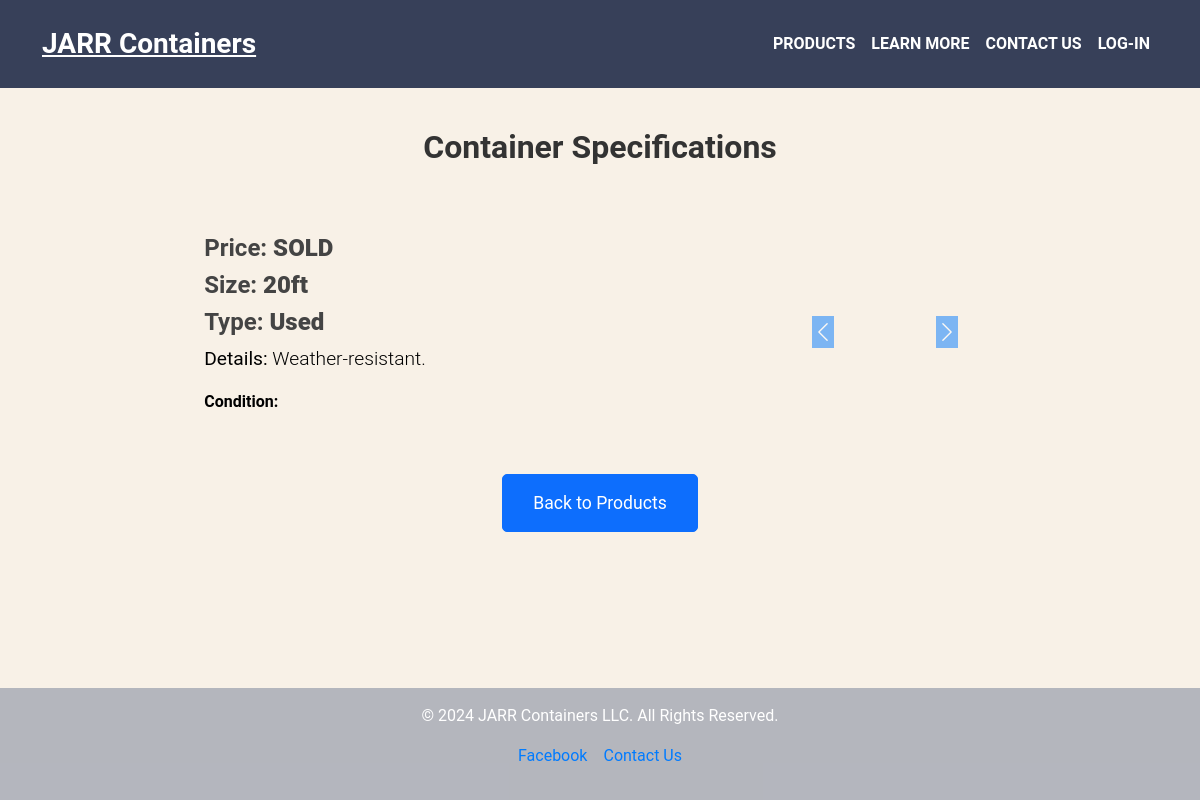
The app's page /products/3 with its own data.
### app.py (models this page shows, shortened)
class Container(db.Model):
    id = db.Column(db.Integer, primary_key=True)
    image1 = db.Column(db.String(200), nullable=True)
    image2 = db.Column(db.String(200), nullable=True)
    image3 = db.Column(db.String(200), nullable=True)
    image4 = db.Column(db.String(200), nullable=True)
    image5 = db.Column(db.String(200), nullable=True)
    price = db.Column(db.String(50), nullable=False)
    size = db.Column(db.String(50), nullable=False)
    type = db.Column(db.String(50), nullable=False)
    details = db.Column(db.Text, nullable=False)

### app.py (the view)
@app.route('/products/<int:container_id>')
def product_specifications(container_id):
    container = Container.query.get_or_404(container_id)
    return render_template('specifications.html', container=container)

### templates/specifications.html (shortened to what this page needs)
{% extends "base.html" %}
{% block content %}
<div class="container py-5">
    <h2 class="text-center mb-5">Container Specifications</h2>
    <div class="row mb-4">
        <div class="col-md-6 d-flex justify-content-center align-items-center">
            <div>
                <h4 class="font-weight-bold">Price: <strong>{{ container.price }}</strong></h4>
                <h4 class="font-weight-bold">Size: <strong>{{ container.size }}</strong></h4>
                <h4 class="font-weight-bold">Type: <strong>{{ container.type }}</strong></h4>
                <p class="lead"><strong>Details:</strong> {{ container.details }}</p>
                <p><strong>Condition:</strong> {{ container.condition }}</p>
            </div>
        </div>
        <div class="col-md-6 d-flex justify-content-center">
            <div id="imageCarousel" class="carousel slide" data-bs-ride="carousel">
                <div class="carousel-inner">
                    {% for i in range(1, 6) %}
                        {% if container['image' ~ i] %}
                            <div class="carousel-item {% if i == 1 %}active{% endif %}">
                            </div>
                        {% endif %}
                    {% endfor %}
                </div>
                <button class="carousel-control-prev" type="button" data-bs-target="#imageCarousel" data-bs-slide="prev">
                    <span class="carousel-control-prev-icon" aria-hidden="true"></span>
                </button>
                <button class="carousel-control-next" type="button" data-bs-target="#imageCarousel" data-bs-slide="next">
                    <span class="carousel-control-next-icon" aria-hidden="true"></span>
                </button>
            </div>
        </div>
    </div>
    <div class="text-center mt-4">
        <a href="{{ url_for('products') }}" class="btn btn-primary btn-lg">Back to Products</a>
    </div>
</div>
{% endblock %}

### static/css/styles.css (style rules this page uses)
* { margin: 0; padding: 0; box-sizing: border-box; }
html, body { height: 100%; margin: 0; }
body { padding-top: 80px; font-family: 'Roboto', sans-serif; background-color: #f8f1e7; color: #000; display: flex; flex-direction: column; }
.btn-lg { padding: 15px 30px; font-size: 1.1em; border-radius: 5px; transition: background-color 0.3s ease; }
.carousel-control-prev-icon, .carousel-control-next-icon { background-color: #007bff; }
.col-md-6.d-flex.justify-content-center.align-items-center { flex: 1; text-align: left; padding: 20px; }
.col-md-6.d-flex.justify-content-center { flex: 1; padding: 20px; }
h2 { font-size: 2rem; font-weight: 700; color: #333; }
h4 { font-size: 1.5rem; font-weight: 600; color: #444; }
.lead { font-size: 1.2rem; font-weight: 300; }

### records on screen
Container: price "SOLD", size "20ft", type "Used", details "Weather-resistant."
